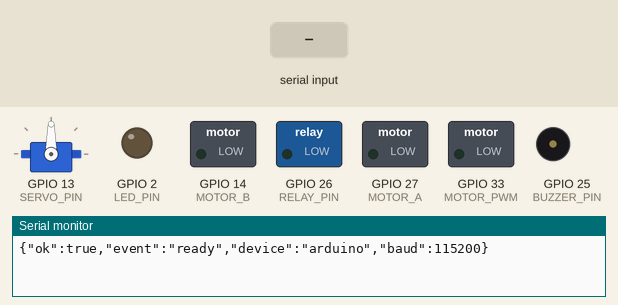
Simulated run of this sketch. Board: ESP32. Parts: servo, switched loads named in the sketch (green lamp = pin HIGH), output pins drawn as LEDs (lit = HIGH), buzzer (waves = sounding), the last lines printed to the serial monitor. The inputs (shaded band) are chosen by the test bench.

Above: at 1.7 s.
1.8 s: "SET:LED:1\n" received over Serial
At 2.9 s:
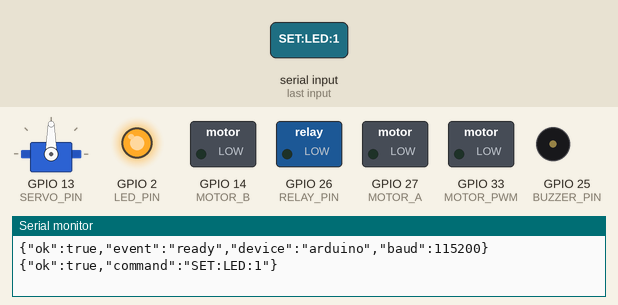
3.3 s: "BUZZER:\n" received over Serial
At 3.6 s:
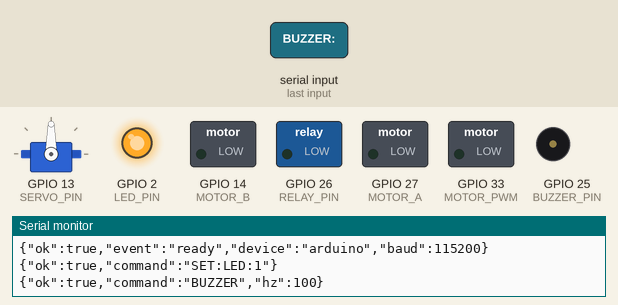
4.8 s: "SERVO::45\n" received over Serial
At 5.2 s:
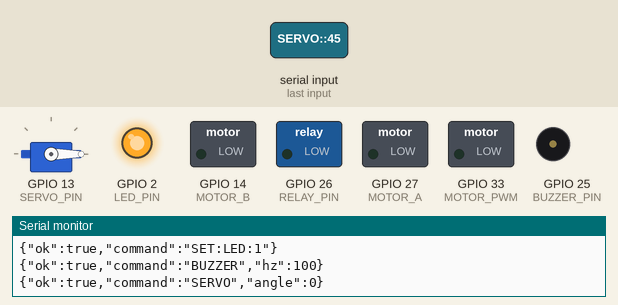
6.3 s: "SET:LED:PWM:\n" received over Serial
At 7.5 s:
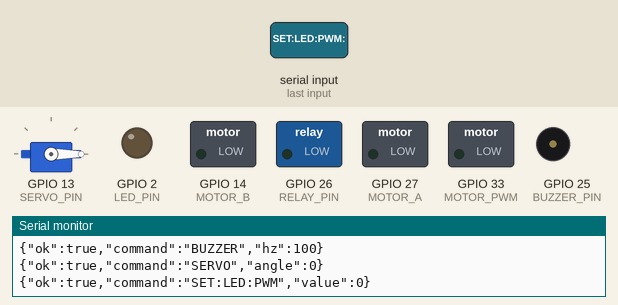
7.8 s: "BUZZER:90\n" received over Serial
At 8.2 s:
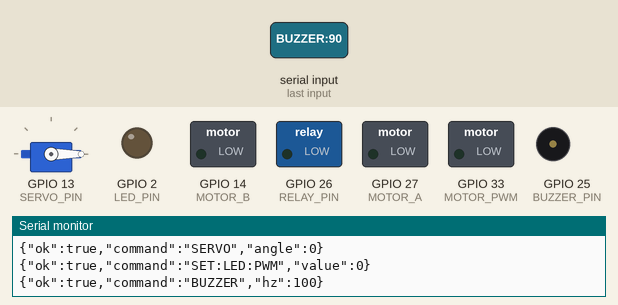
Timing chart, 0 to 10.3 s (numbered marks = the images above; inputs shaded):
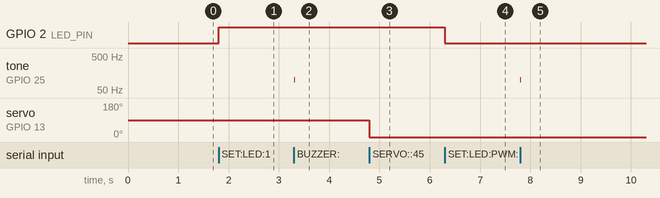

The sketch:

firmware.ino
```cpp
/* HW Testing Workbench — firmware base Arduino Uno/Mega y ESP32.
   Protocolo ASCII, un comando por línea. Respuestas JSON, una por línea.
   Para DHT: instalar "DHT sensor library" de Adafruit. */

#include <Arduino.h>
#ifdef ESP32
  #include <ESP32Servo.h>           // Instalar "ESP32Servo" en placas ESP32.
#else
  #include <Servo.h>
#endif
#include <DHT.h>

#define FW_NAME "HW-WORKBENCH"
#define FW_VERSION "1.0.0"

#ifdef ESP32
  const uint8_t LED_PIN=2, BUZZER_PIN=25, RELAY_PIN=26, SERVO_PIN=13;
  const uint8_t TRIG_PIN=5, ECHO_PIN=18, LDR_PIN=34, MOTOR_A=27, MOTOR_B=14, MOTOR_PWM=33, DHT_PIN=4;
#else
  const uint8_t LED_PIN=5, BUZZER_PIN=4, RELAY_PIN=7, SERVO_PIN=9;
  const uint8_t TRIG_PIN=10, ECHO_PIN=11, LDR_PIN=A0, MOTOR_A=12, MOTOR_B=13, MOTOR_PWM=6, DHT_PIN=2;
#endif

#define DHT_TYPE DHT22              // Cambiar por DHT11 si corresponde.
DHT dht(DHT_PIN, DHT_TYPE);
Servo servoMotor;
String inputLine;
bool blinkActive=false, relayPulseActive=false;
uint8_t blinkTransitions=0;
unsigned long blinkChangedAt=0, relayOffAt=0;

void replyOK(const String &command, const String &extra="") {
  Serial.print(F("{\"ok\":true,\"command\":\"")); Serial.print(command); Serial.print('"');
  if (extra.length()) { Serial.print(','); Serial.print(extra); }
  Serial.println('}');
}

void replyError(const String &message) {
  Serial.print(F("{\"ok\":false,\"error\":\"")); Serial.print(message); Serial.println(F("\"}"));
}

int tokenInt(const String &command, int tokenIndex) {
  int start=0;
  for (int i=0; i<tokenIndex; i++) { start=command.indexOf(':', start)+1; if (start==0) return 0; }
  int end=command.indexOf(':', start); if (end<0) end=command.length();
  return command.substring(start,end).toInt();
}

long readDistanceCm() {
  digitalWrite(TRIG_PIN,LOW); delayMicroseconds(2); digitalWrite(TRIG_PIN,HIGH); delayMicroseconds(10); digitalWrite(TRIG_PIN,LOW);
  unsigned long duration=pulseIn(ECHO_PIN,HIGH,30000UL); return duration ? long(duration*0.0343/2.0) : -1;
}

void setMotor(bool forward, int percent) {
  percent=constrain(percent,0,100); digitalWrite(MOTOR_A,forward); digitalWrite(MOTOR_B,!forward);
  analogWrite(MOTOR_PWM,map(percent,0,100,0,255));
}

void executeCommand(String cmd) {
  cmd.trim(); cmd.toUpperCase();
  // PING no depende de sensores, actuadores ni de ninguna inicialización externa.
  if (cmd=="PING") {
    Serial.println(F("{\"ok\":true,\"command\":\"PING\",\"event\":\"pong\"}"));
    return;
  }
  if (cmd=="GET:INFO") {
    Serial.println(F("{\"ok\":true,\"command\":\"GET:INFO\",\"device\":\"arduino\",\"firmware\":\"" FW_NAME "\",\"version\":\"" FW_VERSION "\"}"));
    return;
  }
  if (cmd=="SET:LED:1") { blinkActive=false; digitalWrite(LED_PIN,HIGH); replyOK(cmd); }
  else if (cmd=="SET:LED:0") { blinkActive=false; digitalWrite(LED_PIN,LOW); replyOK(cmd); }
  else if (cmd.startsWith("SET:LED:PWM:")) { int value=constrain(tokenInt(cmd,3),0,255); analogWrite(LED_PIN,value); replyOK("SET:LED:PWM", "\"value\":"+String(value)); }
  else if (cmd.startsWith("BLINK:LED:")) { int count=constrain(tokenInt(cmd,2),1,50); blinkTransitions=count*2; blinkActive=true; blinkChangedAt=millis()-80; replyOK("BLINK:LED", "\"cycles\":"+String(count)); }
  else if (cmd=="BUZZER:STOP") { noTone(BUZZER_PIN); replyOK(cmd); }
  else if (cmd.startsWith("BUZZER:")) { int hz=constrain(tokenInt(cmd,1),100,8000), duration=constrain(tokenInt(cmd,2),20,5000); tone(BUZZER_PIN,hz,duration); replyOK("BUZZER", "\"hz\":"+String(hz)); }
  else if (cmd=="SET:RELAY:1") { relayPulseActive=false; digitalWrite(RELAY_PIN,HIGH); replyOK(cmd); }
  else if (cmd=="SET:RELAY:0") { relayPulseActive=false; digitalWrite(RELAY_PIN,LOW); replyOK(cmd); }
  else if (cmd.startsWith("PULSE:RELAY:")) { int ms=constrain(tokenInt(cmd,2),20,5000); digitalWrite(RELAY_PIN,HIGH);relayPulseActive=true;relayOffAt=millis()+(unsigned long)ms;replyOK("PULSE:RELAY"); }
  else if (cmd=="GET:TEMP") { float h=dht.readHumidity(),t=dht.readTemperature(); if(isnan(h)||isnan(t)) replyError("DHT read failed"); else replyOK(cmd,"\"temp\":"+String(t,1)+",\"humidity\":"+String(h,1)); }
  else if (cmd=="GET:DISTANCE") { long cm=readDistanceCm(); if(cm<0) replyError("Ultrasonic timeout"); else replyOK(cmd,"\"distance\":"+String(cm)); }
  else if (cmd=="GET:LDR") { replyOK(cmd,"\"ldr\":"+String(analogRead(LDR_PIN))); }
  else if (cmd.startsWith("SERVO:")) { int angle=constrain(tokenInt(cmd,1),0,180); servoMotor.write(angle); replyOK("SERVO","\"angle\":"+String(angle)); }
  else if (cmd.startsWith("MOTOR:FWD:")) { int speed=constrain(tokenInt(cmd,2),0,100);setMotor(true,speed);replyOK("MOTOR:FWD","\"speed\":"+String(speed)); }
  else if (cmd.startsWith("MOTOR:REV:")) { int speed=constrain(tokenInt(cmd,2),0,100);setMotor(false,speed);replyOK("MOTOR:REV","\"speed\":"+String(speed)); }
  else if (cmd=="MOTOR:STOP") { analogWrite(MOTOR_PWM,0);digitalWrite(MOTOR_A,LOW);digitalWrite(MOTOR_B,LOW);replyOK(cmd); }
  else replyError("Unknown command: "+cmd);
}

void setup() {
  Serial.begin(115200); inputLine.reserve(96);
  pinMode(LED_PIN,OUTPUT); pinMode(BUZZER_PIN,OUTPUT); pinMode(RELAY_PIN,OUTPUT);
  pinMode(TRIG_PIN,OUTPUT); pinMode(ECHO_PIN,INPUT); pinMode(MOTOR_A,OUTPUT); pinMode(MOTOR_B,OUTPUT); pinMode(MOTOR_PWM,OUTPUT);
  servoMotor.attach(SERVO_PIN); servoMotor.write(90); dht.begin();
  delay(500);
  Serial.println(F("{\"ok\":true,\"event\":\"ready\",\"device\":\"arduino\",\"baud\":115200}"));
}

void loop() {
  unsigned long now=millis();
  if(blinkActive && now-blinkChangedAt>=80){blinkChangedAt=now;digitalWrite(LED_PIN,!digitalRead(LED_PIN));if(--blinkTransitions==0){blinkActive=false;digitalWrite(LED_PIN,LOW);}}
  if(relayPulseActive && (long)(now-relayOffAt)>=0){relayPulseActive=false;digitalWrite(RELAY_PIN,LOW);}
  while (Serial.available()) {
    char c=(char)Serial.read();
    if (c=='\n') { inputLine.trim(); if(inputLine.length()) executeCommand(inputLine); inputLine=""; }
    else if (c!='\r' && inputLine.length()<95) inputLine+=c;
  }
}
```

Measured:
- after the input at 1.8 s, GPIO 2 (LED_PIN): LOW → HIGH at once
- after the input at 3.3 s, tone on GPIO 25 (BUZZER_PIN): silent → 100 Hz at once, → silent 0.02 s later
- after the input at 4.8 s, servo on GPIO 13 (SERVO_PIN): 90° → 0° at once
- after the input at 6.3 s, GPIO 2 (LED_PIN): HIGH → LOW at once
- after the input at 7.8 s, tone on GPIO 25 (BUZZER_PIN): silent → 100 Hz at once, → silent 0.02 s later
